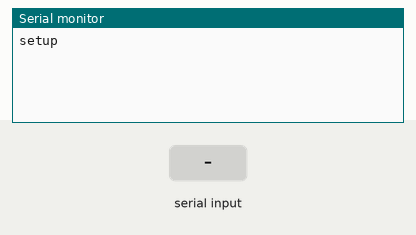
A sketch run on a simulated Arduino Uno, built with avr-gcc and run on an emulated ATmega328P. On the bench: the last lines printed to the serial monitor. The test bench sets the inputs (shaded band). No radio packets arrive unless stated.

Above: at 1.2 s.
1.3 s: "1" received over Serial
At 2.3 s:
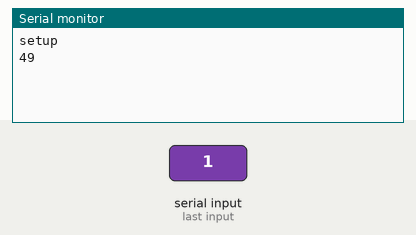
2.8 s: "0" received over Serial
At 3.4 s:
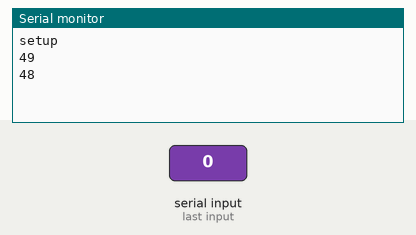
4.3 s: "2" received over Serial
At 5.8 s:
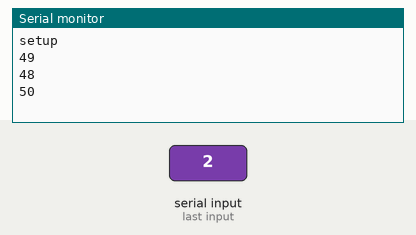

The sketch:

TX.ino
```cpp
//TX

#include <VirtualWire.h>

void setup()
{
    Serial.begin(9600);   // Debugging only
    Serial.println("setup");

    // Initialise the IO and ISR
    vw_set_tx_pin(2);
    vw_set_ptt_inverted(true); // Required for DR3100
    vw_setup(2000); // Bits per sec
}

void loop()
{
  if(Serial.available() > 0) {
    String txt = String(Serial.read());
    int i = (txt.length() + 1);
    char msg[i] = {};
    txt.toCharArray(msg, i);
    Serial.println(msg);
    digitalWrite(13, true); // Flash a light to show transmitting
    vw_send((uint8_t *)msg, strlen(msg));
    vw_wait_tx(); // Wait until the whole message is gone
    digitalWrite(13, false);
    }
}
```

Measured:
- after the input at 1.3 s, the serial monitor: prints a new line at once (image 1)
- after the input at 2.8 s, the serial monitor: prints a new line at once (image 2)
- after the input at 4.3 s, the serial monitor: prints a new line at once (image 3)
